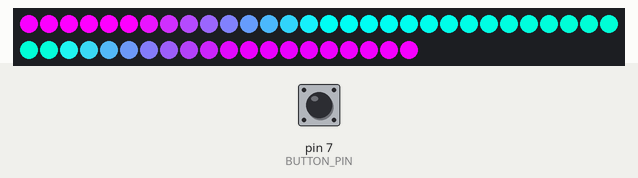
Recording of a program running on a simulated Arduino Nano, built with avr-gcc and run on an emulated ATmega328P. Parts: 50 RGB LEDs in strip order, left to right, continuing on the next row. Inputs (shaded band) come from the test bench; at power-on: pin 7 (BUTTON_PIN) HIGH. Dim RGB values are drawn brighter than linear; random numbers use the default seed unless the program sets one; EEPROM starts erased.

Above: at 1.2 s.
1.3 s: pin 7 (BUTTON_PIN) pulled LOW for 0.15 s
At 1.96 s:
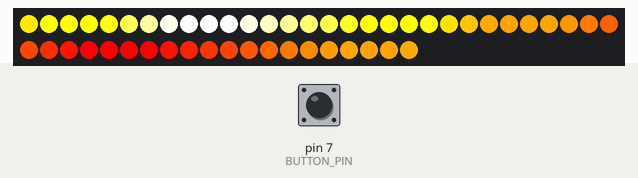
2.0 s: pin 7 (BUTTON_PIN) pulled LOW for 0.15 s
At 2.57 s:
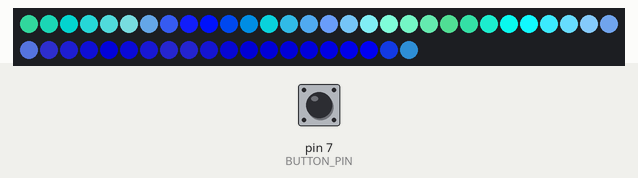
2.7 s: pin 7 (BUTTON_PIN) pulled LOW for 0.15 s
At 3.17 s:
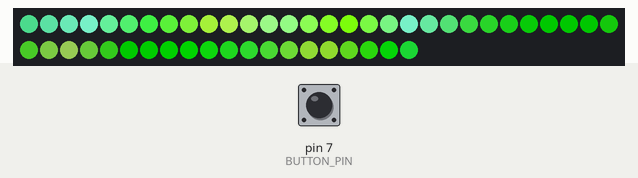
3.4 s: pin 7 (BUTTON_PIN) pulled LOW for 0.15 s
At 3.78 s:
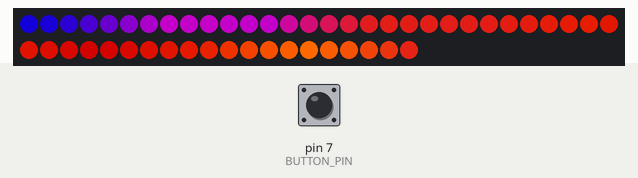
4.1 s: pin 7 (BUTTON_PIN) pulled LOW for 0.15 s
At 4.69 s:
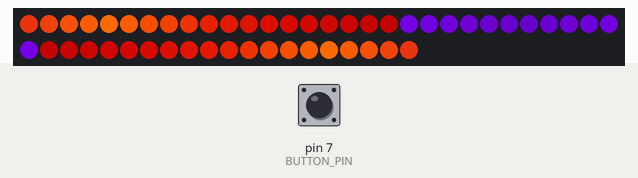
4.8 s: pin 7 (BUTTON_PIN) pulled LOW for 0.15 s
At 6.7 s:
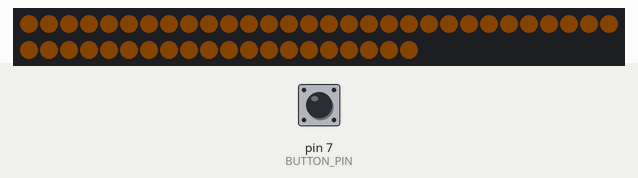

The program:

main.cpp
```cpp
#include <FastLED.h>
#include <OneButton.h>
#include <EEPROM.h>

FASTLED_USING_NAMESPACE

// FastLED "100-lines-of-code" demo reel, showing just a few
// of the kinds of animation patterns you can quickly and easily
// compose using FastLED.
//
// This example also shows one easy way to define multiple
// animations patterns and have them automatically rotate.
//
// -Mark Kriegsman, December 2014

#if defined(FASTLED_VERSION) && (FASTLED_VERSION < 3001000)
#warning "Requires FastLED 3.1 or later; check github for latest code."
#endif

#define DATA_PIN    3
//#define CLK_PIN   4
#define LED_TYPE    WS2811
#define COLOR_ORDER GRB
#define NUM_LEDS    50
CRGB leds[NUM_LEDS];

#define FRAMES_PER_SECOND  480

#define MAX_BRIGHTNESS 255

#define BUTTON_PIN 7
#define EEPROM_ADDR 0


// STUFF FOR RETROWAVE


DEFINE_GRADIENT_PALETTE( retrowave_gp ) {
    0,   228,  0, 247,
   63,   253, 0, 255,
  127,   0,253,241,
  191,  0,253, 213,
  255, 228,  0, 247
};

DEFINE_GRADIENT_PALETTE(fire_gp){
  0, 255, 0, 0, // Red
  60, 255, 165, 0,  // Orange
  90, 255, 255, 0, // bright yellow
  127, 255, 255, 255, // White
  164, 255, 255, 0, // bright yellow
  194, 255, 165, 0, //Orange
  255, 255, 0, 0    // Red
};

// Gradient palette "Sunset_Real_gp", originally from
// http://soliton.vm.bytemark.co.uk/pub/cpt-city/nd/atmospheric/tn/Sunset_Real.png.index.html
// converted for FastLED with gammas (2.6, 2.2, 2.5)
// Size: 28 bytes of program space.

DEFINE_GRADIENT_PALETTE( Sunset_Real_gp ) {
    0, 120,  0,  0,
   11, 179, 22,  0,
   25, 255,104,  0,
   42, 167, 22, 18,
   68, 100,  0,103,
   99,  16,  0,130,
   128,   0,  0,160,
   156,  16,  0,130,
   187, 100,  0,103,
   213, 167, 22, 18,
   230, 255,104,  0,
   244, 179, 22,  0,
   255, 120,  0,  0
};


// Shooter variables
bool shooter_bullets[NUM_LEDS];
int8_t bullet_pos = -1;

// rainbow_pulse values
uint8_t pulse_hue = 0;
bool hue_lock = false;


bool buttonFlag = false;
bool setBrightnessFlag = false;

uint8_t currentBrightnessInc = 0;

uint8_t gCurrentPatternNumber = 0; // Index number of which pattern is current
uint8_t gHue = 0; // rotating "base color" used by many of the patterns

OneButton cycleButton(BUTTON_PIN, true, true);


void buttonPress(){
  buttonFlag = true;
}

void brightnessMode(){
  setBrightnessFlag = !setBrightnessFlag;
}

//Sets brightness based on the current increment value
uint8_t incBrightnessSet(uint8_t brightnessInc, bool setBrightness = true){
  if(brightnessInc > 7) brightnessInc = 7;
  uint8_t brightness = 32*(brightnessInc+1);
  if(brightness ==  0) brightness = 255;

  if(setBrightness){
    brightness = map(brightness, 0, 255, 0, MAX_BRIGHTNESS);
    FastLED.setBrightness(brightness);
  }

  return brightness;
}

void incrementBrightness(){
   currentBrightnessInc ++;
   if(currentBrightnessInc > 7) currentBrightnessInc = 0;
   EEPROM.write(EEPROM_ADDR+1, currentBrightnessInc);
   incBrightnessSet(currentBrightnessInc);
}


void setup() {

  //Serial.begin(9600);

  cycleButton.attachClick(buttonPress);
  cycleButton.attachLongPressStart(brightnessMode);

  gCurrentPatternNumber = EEPROM.read(EEPROM_ADDR);
  currentBrightnessInc = EEPROM.read(EEPROM_ADDR+1);
  // Serial.println(gCurrentPatternNumber);
  pinMode(BUTTON_PIN, INPUT_PULLUP);
  // tell FastLED about the LED strip configuration
  FastLED.addLeds<LED_TYPE,DATA_PIN,COLOR_ORDER>(leds, NUM_LEDS).setCorrection(TypicalLEDStrip);
  //FastLED.addLeds<LED_TYPE,DATA_PIN,CLK_PIN,COLOR_ORDER>(leds, NUM_LEDS).setCorrection(TypicalLEDStrip);
  // set master brightness control
  incBrightnessSet(currentBrightnessInc);

  for( uint8_t i=0; i<NUM_LEDS; i++){
    shooter_bullets[i] = false;
  }

}

void rainbow()
{
  // FastLED's built-in rainbow generator
  fill_rainbow( leds, NUM_LEDS, gHue, 7);
}

void palette_show(CRGBPalette16 gPal, uint8_t increment){
  uint8_t local_hue = gHue;
    for( int i = 0; i < NUM_LEDS; i++) {
        leds[i] = ColorFromPalette(gPal, local_hue, 255, LINEARBLEND);
        local_hue += increment;
    }
}

void retrowave(){
    palette_show(retrowave_gp, 5);
}

void fire(){
    palette_show(fire_gp, 5);
}

void ocean(){
  palette_show(OceanColors_p, 5);
}

void forest(){
  palette_show(ForestColors_p, 5);
}

void sunset(){
  palette_show(Sunset_Real_gp, 3);
}

void shooter_increment(){
  for(uint8_t i = NUM_LEDS -1; i > NUM_LEDS/2; i--){
    leds[i] = leds[i -1];
  }
  fadeToBlackBy(leds+NUM_LEDS/2, 1, 20);

}

void shooter()
{
  const uint8_t chance = 1;
  const uint8_t pos_speed = 60; //Leds per second note that frame rate is 120 per second

  EVERY_N_MILLISECONDS(1000/pos_speed){shooter_increment();}

  if( random8() <= chance){ // Going to start a new streak
    leds[NUM_LEDS/2] = CRGB(CHSV(gHue, 255, 255));  //Add a new colour
  }

  for(uint8_t i=0; i< NUM_LEDS/2; i++){
    leds[i] = leds[NUM_LEDS - i -1 ];
  }

}

void rainbow_pulse(){
  const uint8_t min_bright = 20;

  uint8_t brightness = beatsin8(8, min_bright, 255);

  if(!hue_lock && brightness<=min_bright){
    pulse_hue += 32;
    hue_lock = true;
  }
  if(hue_lock && brightness > min_bright) hue_lock = false;

  fill_solid(leds, NUM_LEDS, CHSV(pulse_hue,255, brightness));
}

void full_white(){
  fill_solid(leds, NUM_LEDS, CRGB::White);
}


// List of patterns to cycle through.  Each is defined as a separate function below.
typedef void (*SimplePatternList[])();
SimplePatternList gPatterns = { rainbow, retrowave, fire, ocean, forest, sunset, shooter, rainbow_pulse};

#define ARRAY_SIZE(A) (sizeof(A) / sizeof((A)[0]))

void nextPattern()
{
  // add one to the current pattern number, and wrap around at the end
  gCurrentPatternNumber = (gCurrentPatternNumber + 1) % ARRAY_SIZE( gPatterns);
  EEPROM.write(EEPROM_ADDR, gCurrentPatternNumber);
}

void brightnessShow(){
  uint8_t ledsPerColour = (NUM_LEDS - 8)/4;
  fill_solid(leds, NUM_LEDS, CRGB::Black);
  fill_solid(leds, ledsPerColour, CRGB::Red);
  fill_solid(leds+ledsPerColour, ledsPerColour, CRGB::Green);
  fill_solid(leds+2*ledsPerColour, ledsPerColour, CRGB::Blue);
  fill_solid(leds+3*ledsPerColour, ledsPerColour+(NUM_LEDS-8)%4, CRGB::White);  // Make up for the rounding

  for(uint8_t i = 0; i <= currentBrightnessInc; i++ ){
    uint8_t brightness = 32*(1+i);
    if(brightness == 0) brightness = 255;

    leds[4*ledsPerColour+i+(NUM_LEDS-8)%4] = CHSV(i*14, 255, 255);
  }


}


void loop()
{
    cycleButton.tick();

  if(gCurrentPatternNumber >= ARRAY_SIZE( gPatterns)) gCurrentPatternNumber = 1;

  if(!setBrightnessFlag){
    // Call the current pattern function once, updating the 'leds' array
    gPatterns[gCurrentPatternNumber]();
  }
  else{
    brightnessShow();
  }

  // send the 'leds' array out to the actual LED strip
  FastLED.show();
  // insert a delay to keep the framerate modest
  FastLED.delay(1000/FRAMES_PER_SECOND);

  // do some periodic updates
  EVERY_N_MILLISECONDS( 20 ) { gHue++; } // slowly cycle the "base color" through the rainbow
  if(buttonFlag){
    if(!setBrightnessFlag){
      nextPattern();
    }
    else{
      incrementBrightness();
    }
    buttonFlag = false;
  }

}
```
